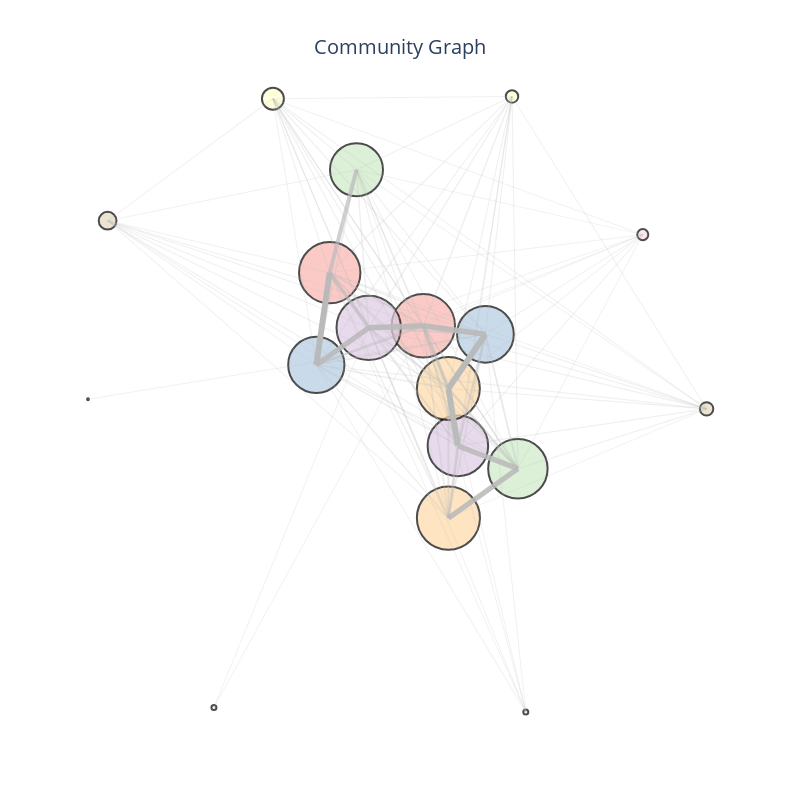

The notebook cell saved with this chart:
### Code cell
import networkx as nx
import numpy as np
import pandas as pd
import plotly.graph_objects as go
from matplotlib.colors import to_hex
import matplotlib.pyplot as plt
from matplotlib import cm
from community import community_louvain
from collections import Counter






interaction_matrix=pd.read_csv('../../data/voting_interaction_matrix.csv', index_col=0)
user_in_interaction_=pd.read_csv('../../data/voting_interaction_matrix.csv')
user_in_interaction=user_in_interaction_.index

# Create a graph from the interaction matrix
# We'll assume a weighted undirected graph where the weight is the voting interaction (1 or 0)
G = nx.Graph()

for user in interaction_matrix.index:
    for admin, vote in interaction_matrix.loc[user].items():
        if vote > 0:  
            G.add_edge(user, admin, weight=vote)

resolution=2
partition = community_louvain.best_partition(G, resolution=resolution)

nx.set_node_attributes(G, partition, "community")


community_sizes = Counter(partition.values()) 
num_communities = len(set(partition.values()))

min_size = 5
small_communities = {community for community, size in community_sizes.items() if size < min_size}
nodes_to_remove = [node for node, community in partition.items() if community in small_communities]
G_filtered = G.copy()
G_filtered.remove_nodes_from(nodes_to_remove)
updated_partition = {node: community for node, community in partition.items() if community not in small_communities}
community_sizes_updated = Counter(updated_partition.values()) 
print("Updated community sizes:", community_sizes_updated)
num_communities_updated = len(set(updated_partition.values()))
print(f"Number of communities detected: {num_communities_updated}")

# treat User Categories ---------------------------------------------------
feature_matrix=pd.read_csv('../../data/all_features_dataframe.csv')
feature_matrix = feature_matrix.drop_duplicates(subset='username', keep='first')

feature_matrix['community'] = feature_matrix['username'].map(updated_partition)
df_melted = feature_matrix.melt(
    id_vars=['username', 'community'],
    value_vars=['categ1', 'categ2', 'categ3', 'categ4'],
    var_name='category_level',
    value_name='category'
).dropna(subset=['category'])  

category_counts = df_melted.groupby(['community', 'category']).size().reset_index(name='count')

community_sizes = feature_matrix.groupby('community').size().reset_index(name='total_users')

category_counts = category_counts.merge(community_sizes, on='community')

category_counts['percentage'] = (category_counts['count'] / category_counts['total_users']) * 100

category_counts = category_counts.sort_values(by=['community', 'percentage'], ascending=[True, False])
top_categories = category_counts.groupby('community').head(3)
 
community_top_categories = top_categories.groupby('community').apply(
    lambda group: "<br>".join(
        [f"{row['category']}: {row['percentage']:.2f}%" for _, row in group.iterrows()]
    )
).to_dict()

admin_scores = feature_matrix.iloc[:, 1]
feature_matrix['admin_score'] = admin_scores

mean_admin_scores = feature_matrix.groupby('community')['admin_score'].mean().to_dict()


# Interactive plot-------------------------------------------------------------------------------
community_sizes = {}
for node, community in updated_partition.items():
    if community not in community_sizes:
        community_sizes[community] = 0
    community_sizes[community] += 1

community_graph = nx.Graph()

for community, size in community_sizes.items():
    community_graph.add_node(community, size=size)

for node1, node2 in G_filtered.edges:
    community1 = updated_partition[node1]
    community2 = updated_partition[node2]
    if community1 != community2:  
        if not community_graph.has_edge(community1, community2):
            community_graph.add_edge(community1, community2, weight=0)
        community_graph[community1][community2]['weight'] += 1

pos = nx.spring_layout(community_graph, k=20, iterations=100)

node_x = []
node_y = []
node_sizes = []
node_text = []
node_ids = []
for node, coords in pos.items():
    node_x.append(coords[0])
    node_y.append(coords[1])
    node_sizes.append(community_graph.nodes[node]['size'] * 10)
    top_category_info = community_top_categories.get(node, "No data available")
    mean_admin_score = mean_admin_scores.get(node, "No score available")
    node_text.append(
        f"Community {node}<br>"
        f"Users: {community_graph.nodes[node]['size']}<br>"
        f"Mean Admin Score: {mean_admin_score:.2f}<br>"
        f"{top_category_info}"
    )
    node_ids.append(node)
node_sizes = np.power(np.log10(node_sizes), 3) - 3

max_weight = max(data['weight'] for _, _, data in community_graph.edges(data=True))
min_weight = min(data['weight'] for _, _, data in community_graph.edges(data=True))

edges = {}
for community1, community2, data in community_graph.edges(data=True):
    x0, y0 = pos[community1]
    x1, y1 = pos[community2]
    weight = data['weight']
    normalized_thickness = 1 + (5 * (weight - min_weight) / (max_weight - min_weight))  
    edges[(community1, community2)] = {
        "x": [x0, x1, None],
        "y": [y0, y1, None],
        "weight": weight,
        "thickness": normalized_thickness
    }


unique_communities = set(updated_partition.values())  
num_communities = len(unique_communities)

community_colors = [to_hex(c) for c in cm.Pastel1(np.linspace(0, 1, num_communities))]

community_color_map = {community: community_colors[i % len(community_colors)] 
                       for i, community in enumerate(unique_communities)}

user_color_map = {node: community_color_map[updated_partition[node]] 
                  for node in G_filtered.nodes}

node_color_map = {node: community_color_map[node] for node in node_ids}



fig = go.Figure()

fig.add_trace(go.Scatter(
    x=node_x,
    y=node_y,
    mode="markers+text",
    marker=dict(
        size=node_sizes,
        color=[node_color_map[node] for node in node_ids],  
        line=dict(width=2, color="black")
    ),
    hovertext=node_text,
    hoverinfo="text",
    customdata=node_ids,
    name="Communities"
))

max_thickness = max(edge_data["thickness"] for edge_data in edges.values())
min_thickness = min(edge_data["thickness"] for edge_data in edges.values())

for (community1, community2), edge_data in edges.items():
    normalized_thickness = (edge_data["thickness"] - min_thickness) / (max_thickness - min_thickness)
    edge_opacity = 0.2 + 0.8 * normalized_thickness
    
    fig.add_trace(go.Scatter(
        x=edge_data["x"],
        y=edge_data["y"],
        mode="lines",
        line=dict(width=edge_data["thickness"], color="#BABABA"),  
        hoverinfo="none",
        name=f"Edge {community1}-{community2}",
        opacity=edge_opacity  
    ))

fig.update_layout(
    plot_bgcolor="white",  
    paper_bgcolor="white",  
    showlegend=False,  
    xaxis=dict(
        showgrid=False,
        zeroline=False,
        showticklabels=False  
    ),
    yaxis=dict(
        showgrid=False,
        zeroline=False,
        showticklabels=False  
    ),
    height=800,
    width=800,
    margin=dict(l=50, r=50, t=50, b=50),  
    title=dict(
        text="Community Graph",  
        font=dict(size=20),  
        x=0.5,  
        y=0.95  
    )
)

fig.show()

### Figure 1 — Plotly figure (JSON) as saved in the notebook; plotly's stock layout.template omitted (floating-point values rounded to 4 significant figures)
{"data": [{"customdata": [13, 1, 2, 3, 4, 5, 6, 7, 8, 9, 10, 11, 12, 14, 17, 18, 22, 31], "hoverinfo": "text", "hovertext": ["Community 13<br>Users: 35<br>Mean Admin Score: 591.20<br>History: 35.29%<br>Geography: 23.53%<br>Culture: 17.65%", "Community 1<br>Users: 1119<br>Mean Admin Score: 640.54<br>History: 27.65%<br>Entertainment: 25.03%<br>Culture: 21.89%", "Community 2<br>Users: 1019<br>Mean Admin Score: 634.60<br>History: 30.14%<br>Culture: 23.56%<br>Technology: 18.90%", "Community 3<br>Users: 811<br>Mean Admin Score: 641.28<br>Entertainment: 23.15%<br>History: 22.41%<br>Culture: 20.00%", "Community 4<br>Users: 792<br>Mean Admin Score: 622.70<br>History: 27.76%<br>Culture: 23.53%<br>Entertainment: 20.04%", "Community 5<br>Users: 927<br>Mean Admin Score: 705.81<br>Entertainment: 24.25%<br>History: 23.19%<br>Culture: 18.37%", "Community 6<br>Users: 670<br>Mean Admin Score: 675.89<br>History: 36.59%<br>Politics: 23.73%<br>Geography: 22.17%", "Community 7<br>Users: 978<br>Mean Admin Score: 654.27<br>History: 24.75%<br>Entertainment: 24.32%<br>Culture: 22.62%", "Community 8<br>Users: 1174<br>Mean Admin Score: 611.49<br>Entertainment: 27.02%<br>History: 25.28%<br>Culture: 22.67%", "Community 9<br>Users: 1098<br>Mean Admin Score: 644.57<br>Entertainment: 24.51%<br>History: 22.54%<br>Culture: 19.40%", "Community 10<br>Users: 1105<br>Mean Admin Score: 737.07<br>History: 23.46%<br>Entertainment: 22.61%<br>People: 20.44%", "Community 11<br>Users: 84<br>Mean Admin Score: 608.54<br>Entertainment: 29.31%<br>Culture: 25.86%<br>History: 25.86%", "Community 12<br>Users: 31<br>Mean Admin Score: 693.40<br>Geography: 42.86%<br>History: 38.10%<br>Culture: 28.57%", "Community 14<br>Users: 56<br>Mean Admin Score: 548.47<br>Technology: 36.17%<br>Entertainment: 25.53%<br>History: 21.28%", "Community 17<br>Users: 26<br>Mean Admin Score: 629.70<br>History: 55.00%<br>Culture: 45.00%<br>Geography: 40.00%", "Community 18<br>Users: 10<br>Mean Admin Score: 569.50<br>Geography: 66.67%<br>Government: 50.00%<br>History: 50.00%", "Community 22<br>Users: 10<br>Mean Admin Score: 413.50<br>Politics: 50.00%<br>Food and drink: 25.00%<br>Government: 25.00%", "Community 31<br>Users: 5<br>Mean Admin Score: 391.00<br>Culture: 50.00%<br>Entertainment: 50.00%<br>Health: 50.00%"], "marker": {"color": ["#e5d8bd", "#fbb4ae", "#fbb4ae", "#b3cde3", "#b3cde3", "#ccebc5", "#ccebc5", "#decbe4", "#decbe4", "#fed9a6", "#fed9a6", "#ffffcc", "#ffffcc", "#e5d8bd", "#fddaec", "#fddaec", "#f2f2f2", "#f2f2f2"], "line": {"color": "black", "width": 2}, "size": [13.47, 63.37, 61.39, 56.73, 56.26, 59.43, 53.01, 60.54, 64.4, 62.97, 63.1, 22.01, 12.46, 17.76, 11.08, 5, 5, 1.904]}, "mode": "markers+text", "name": "Communities", "type": "scatter", "x": [0.9749, 0.07055, -0.2283, 0.2688, -0.2711, 0.3724, -0.1428, 0.1809, -0.1038, 0.1505, 0.1506, -0.4096, 0.3537, -0.9374, 0.7712, 0.3977, -0.598, -1], "y": [-0.1343, 0.09782, 0.2464, 0.07418, -0.01141, -0.3017, 0.5342, -0.2378, 0.09212, -0.07731, -0.4397, 0.7325, 0.7389, 0.3916, 0.3527, -0.9813, -0.9693, -0.1075]}, {"hoverinfo": "none", "line": {"color": "#BABABA", "width": 1.102}, "mode": "lines", "name": "Edge 13-1", "opacity": 0.2163, "type": "scatter", "x": [0.9749, 0.07055, null], "y": [-0.1343, 0.09782, null]}, {"hoverinfo": "none", "line": {"color": "#BABABA", "width": 1.049}, "mode": "lines", "name": "Edge 13-2", "opacity": 0.2079, "type": "scatter", "x": [0.9749, -0.2283, null], "y": [-0.1343, 0.2464, null]}, {"hoverinfo": "none", "line": {"color": "#BABABA", "width": 1.067}, "mode": "lines", "name": "Edge 13-3", "opacity": 0.2107, "type": "scatter", "x": [0.9749, 0.2688, null], "y": [-0.1343, 0.07418, null]}, {"hoverinfo": "none", "line": {"color": "#BABABA", "width": 1.06}, "mode": "lines", "name": "Edge 13-4", "opacity": 0.2096, "type": "scatter", "x": [0.9749, -0.2711, null], "y": [-0.1343, -0.01141, null]}, {"hoverinfo": "none", "line": {"color": "#BABABA", "width": 1.06}, "mode": "lines", "name": "Edge 13-5", "opacity": 0.2096, "type": "scatter", "x": [0.9749, 0.3724, null], "y": [-0.1343, -0.3017, null]}, {"hoverinfo": "none", "line": {"color": "#BABABA", "width": 1.027}, "mode": "lines", "name": "Edge 13-6", "opacity": 0.2043, "type": "scatter", "x": [0.9749, -0.1428, null], "y": [-0.1343, 0.5342, null]}, {"hoverinfo": "none", "line": {"color": "#BABABA", "width": 1.072}, "mode": "lines", "name": "Edge 13-7", "opacity": 0.2115, "type": "scatter", "x": [0.9749, 0.1809, null], "y": [-0.1343, -0.2378, null]}, {"hoverinfo": "none", "line": {"color": "#BABABA", "width": 1.077}, "mode": "lines", "name": "Edge 13-8", "opacity": 0.2124, "type": "scatter", "x": [0.9749, -0.1038, null], "y": [-0.1343, 0.09212, null]}, {"hoverinfo": "none", "line": {"color": "#BABABA", "width": 1.119}, "mode": "lines", "name": "Edge 13-9", "opacity": 0.219, "type": "scatter", "x": [0.9749, 0.1505, null], "y": [-0.1343, -0.07731, null]}, {"hoverinfo": "none", "line": {"color": "#BABABA", "width": 1.056}, "mode": "lines", "name": "Edge 13-10", "opacity": 0.209, "type": "scatter", "x": [0.9749, 0.1506, null], "y": [-0.1343, -0.4397, null]}, {"hoverinfo": "none", "line": {"color": "#BABABA", "width": 1.002}, "mode": "lines", "name": "Edge 13-11", "opacity": 0.2004, "type": "scatter", "x": [0.9749, -0.4096, null], "y": [-0.1343, 0.7325, null]}, {"hoverinfo": "none", "line": {"color": "#BABABA", "width": 1.002}, "mode": "lines", "name": "Edge 13-12", "opacity": 0.2004, "type": "scatter", "x": [0.9749, 0.3537, null], "y": [-0.1343, 0.7389, null]}, {"hoverinfo": "none", "line": {"color": "#BABABA", "width": 5.471}, "mode": "lines", "name": "Edge 1-3", "opacity": 0.9153, "type": "scatter", "x": [0.07055, 0.2688, null], "y": [0.09782, 0.07418, null]}, {"hoverinfo": "none", "line": {"color": "#BABABA", "width": 5.458}, "mode": "lines", "name": "Edge 1-8", "opacity": 0.9133, "type": "scatter", "x": [0.07055, -0.1038, null], "y": [0.09782, 0.09212, null]}, {"hoverinfo": "none", "line": {"color": "#BABABA", "width": 1.097}, "mode": "lines", "name": "Edge 1-14", "opacity": 0.2156, "type": "scatter", "x": [0.07055, -0.9374, null], "y": [0.09782, 0.3916, null]}, {"hoverinfo": "none", "line": {"color": "#BABABA", "width": 1.284}, "mode": "lines", "name": "Edge 1-12", "opacity": 0.2454, "type": "scatter", "x": [0.07055, 0.3537, null], "y": [0.09782, 0.7389, null]}, {"hoverinfo": "none", "line": {"color": "#BABABA", "width": 2.548}, "mode": "lines", "name": "Edge 1-4", "opacity": 0.4476, "type": "scatter", "x": [0.07055, -0.2711, null], "y": [0.09782, -0.01141, null]}, {"hoverinfo": "none", "line": {"color": "#BABABA", "width": 1.55}, "mode": "lines", "name": "Edge 1-10", "opacity": 0.2881, "type": "scatter", "x": [0.07055, 0.1506, null], "y": [0.09782, -0.4397, null]}, {"hoverinfo": "none", "line": {"color": "#BABABA", "width": 3.348}, "mode": "lines", "name": "Edge 1-9", "opacity": 0.5757, "type": "scatter", "x": [0.07055, 0.1505, null], "y": [0.09782, -0.07731, null]}, {"hoverinfo": "none", "line": {"color": "#BABABA", "width": 1.591}, "mode": "lines", "name": "Edge 1-5", "opacity": 0.2946, "type": "scatter", "x": [0.07055, 0.3724, null], "y": [0.09782, -0.3017, null]}, {"hoverinfo": "none", "line": {"color": "#BABABA", "width": 2.057}, "mode": "lines", "name": "Edge 1-2", "opacity": 0.3692, "type": "scatter", "x": [0.07055, -0.2283, null], "y": [0.09782, 0.2464, null]}, {"hoverinfo": "none", "line": {"color": "#BABABA", "width": 1.205}, "mode": "lines", "name": "Edge 1-6", "opacity": 0.2329, "type": "scatter", "x": [0.07055, -0.1428, null], "y": [0.09782, 0.5342, null]}, {"hoverinfo": "none", "line": {"color": "#BABABA", "width": 2.091}, "mode": "lines", "name": "Edge 1-7", "opacity": 0.3746, "type": "scatter", "x": [0.07055, 0.1809, null], "y": [0.09782, -0.2378, null]}, {"hoverinfo": "none", "line": {"color": "#BABABA", "width": 1.219}, "mode": "lines", "name": "Edge 1-11", "opacity": 0.2351, "type": "scatter", "x": [0.07055, -0.4096, null], "y": [0.09782, 0.7325, null]}, {"hoverinfo": "none", "line": {"color": "#BABABA", "width": 1.019}, "mode": "lines", "name": "Edge 1-17", "opacity": 0.203, "type": "scatter", "x": [0.07055, 0.7712, null], "y": [0.09782, 0.3527, null]}, {"hoverinfo": "none", "line": {"color": "#BABABA", "width": 1.012}, "mode": "lines", "name": "Edge 1-18", "opacity": 0.2019, "type": "scatter", "x": [0.07055, 0.3977, null], "y": [0.09782, -0.9813, null]}, {"hoverinfo": "none", "line": {"color": "#BABABA", "width": 1}, "mode": "lines", "name": "Edge 1-22", "opacity": 0.2, "type": "scatter", "x": [0.07055, -0.598, null], "y": [0.09782, -0.9693, null]}, {"hoverinfo": "none", "line": {"color": "#BABABA", "width": 4.017}, "mode": "lines", "name": "Edge 2-6", "opacity": 0.6827, "type": "scatter", "x": [-0.2283, -0.1428, null], "y": [0.2464, 0.5342, null]}, {"hoverinfo": "none", "line": {"color": "#BABABA", "width": 6}, "mode": "lines", "name": "Edge 2-4", "opacity": 1, "type": "scatter", "x": [-0.2283, -0.2711, null], "y": [0.2464, -0.01141, null]}, {"hoverinfo": "none", "line": {"color": "#BABABA", "width": 1.296}, "mode": "lines", "name": "Edge 2-5", "opacity": 0.2473, "type": "scatter", "x": [-0.2283, 0.3724, null], "y": [0.2464, -0.3017, null]}, {"hoverinfo": "none", "line": {"color": "#BABABA", "width": 1.295}, "mode": "lines", "name": "Edge 2-7", "opacity": 0.2471, "type": "scatter", "x": [-0.2283, 0.1809, null], "y": [0.2464, -0.2378, null]}, {"hoverinfo": "none", "line": {"color": "#BABABA", "width": 3.502}, "mode": "lines", "name": "Edge 2-8", "opacity": 0.6003, "type": "scatter", "x": [-0.2283, -0.1038, null], "y": [0.2464, 0.09212, null]}, {"hoverinfo": "none", "line": {"color": "#BABABA", "width": 1.478}, "mode": "lines", "name": "Edge 2-9", "opacity": 0.2764, "type": "scatter", "x": [-0.2283, 0.1505, null], "y": [0.2464, -0.07731, null]}, {"hoverinfo": "none", "line": {"color": "#BABABA", "width": 1.238}, "mode": "lines", "name": "Edge 2-10", "opacity": 0.2381, "type": "scatter", "x": [-0.2283, 0.1506, null], "y": [0.2464, -0.4397, null]}, {"hoverinfo": "none", "line": {"color": "#BABABA", "width": 1.357}, "mode": "lines", "name": "Edge 2-3", "opacity": 0.2571, "type": "scatter", "x": [-0.2283, 0.2688, null], "y": [0.2464, 0.07418, null]}, {"hoverinfo": "none", "line": {"color": "#BABABA", "width": 1.127}, "mode": "lines", "name": "Edge 2-11", "opacity": 0.2203, "type": "scatter", "x": [-0.2283, -0.4096, null], "y": [0.2464, 0.7325, null]}, {"hoverinfo": "none", "line": {"color": "#BABABA", "width": 1.092}, "mode": "lines", "name": "Edge 2-12", "opacity": 0.2146, "type": "scatter", "x": [-0.2283, 0.3537, null], "y": [0.2464, 0.7389, null]}, {"hoverinfo": "none", "line": {"color": "#BABABA", "width": 1.031}, "mode": "lines", "name": "Edge 2-14", "opacity": 0.2049, "type": "scatter", "x": [-0.2283, -0.9374, null], "y": [0.2464, 0.3916, null]}, {"hoverinfo": "none", "line": {"color": "#BABABA", "width": 1.004}, "mode": "lines", "name": "Edge 2-17", "opacity": 0.2006, "type": "scatter", "x": [-0.2283, 0.7712, null], "y": [0.2464, 0.3527, null]}, {"hoverinfo": "none", "line": {"color": "#BABABA", "width": 1.002}, "mode": "lines", "name": "Edge 2-18", "opacity": 0.2004, "type": "scatter", "x": [-0.2283, 0.3977, null], "y": [0.2464, -0.9813, null]}, {"hoverinfo": "none", "line": {"color": "#BABABA", "width": 5.981}, "mode": "lines", "name": "Edge 3-9", "opacity": 0.997, "type": "scatter", "x": [0.2688, 0.1505, null], "y": [0.07418, -0.07731, null]}, {"hoverinfo": "none", "line": {"color": "#BABABA", "width": 1.088}, "mode": "lines", "name": "Edge 3-14", "opacity": 0.2141, "type": "scatter", "x": [0.2688, -0.9374, null], "y": [0.07418, 0.3916, null]}, {"hoverinfo": "none", "line": {"color": "#BABABA", "width": 2.314}, "mode": "lines", "name": "Edge 3-8", "opacity": 0.4103, "type": "scatter", "x": [0.2688, -0.1038, null], "y": [0.07418, 0.09212, null]}, {"hoverinfo": "none", "line": {"color": "#BABABA", "width": 1.651}, "mode": "lines", "name": "Edge 3-4", "opacity": 0.3042, "type": "scatter", "x": [0.2688, -0.2711, null], "y": [0.07418, -0.01141, null]}, {"hoverinfo": "none", "line": {"color": "#BABABA", "width": 2.391}, "mode": "lines", "name": "Edge 3-7", "opacity": 0.4225, "type": "scatter", "x": [0.2688, 0.1809, null], "y": [0.07418, -0.2378, null]}, {"hoverinfo": "none", "line": {"color": "#BABABA", "width": 1.736}, "mode": "lines", "name": "Edge 3-5", "opacity": 0.3177, "type": "scatter", "x": [0.2688, 0.3724, null], "y": [0.07418, -0.3017, null]}, {"hoverinfo": "none", "line": {"color": "#BABABA", "width": 1.59}, "mode": "lines", "name": "Edge 3-10", "opacity": 0.2944, "type": "scatter", "x": [0.2688, 0.1506, null], "y": [0.07418, -0.4397, null]}, {"hoverinfo": "none", "line": {"color": "#BABABA", "width": 1.122}, "mode": "lines", "name": "Edge 3-11", "opacity": 0.2195, "type": "scatter", "x": [0.2688, -0.4096, null], "y": [0.07418, 0.7325, null]}, {"hoverinfo": "none", "line": {"color": "#BABABA", "width": 1.067}, "mode": "lines", "name": "Edge 3-12", "opacity": 0.2107, "type": "scatter", "x": [0.2688, 0.3537, null], "y": [0.07418, 0.7389, null]}, {"hoverinfo": "none", "line": {"color": "#BABABA", "width": 1.092}, "mode": "lines", "name": "Edge 3-6", "opacity": 0.2146, "type": "scatter", "x": [0.2688, -0.1428, null], "y": [0.07418, 0.5342, null]}, {"hoverinfo": "none", "line": {"color": "#BABABA", "width": 1.009}, "mode": "lines", "name": "Edge 3-17", "opacity": 0.2015, "type": "scatter", "x": [0.2688, 0.7712, null], "y": [0.07418, 0.3527, null]}, {"hoverinfo": "none", "line": {"color": "#BABABA", "width": 1}, "mode": "lines", "name": "Edge 3-31", "opacity": 0.2, "type": "scatter", "x": [0.2688, -1, null], "y": [0.07418, -0.1075, null]}, {"hoverinfo": "none", "line": {"color": "#BABABA", "width": 1.001}, "mode": "lines", "name": "Edge 3-18", "opacity": 0.2002, "type": "scatter", "x": [0.2688, 0.3977, null], "y": [0.07418, -0.9813, null]}, {"hoverinfo": "none", "line": {"color": "#BABABA", "width": 5.229}, "mode": "lines", "name": "Edge 4-8", "opacity": 0.8766, "type": "scatter", "x": [-0.2711, -0.1038, null], "y": [-0.01141, 0.09212, null]}, {"hoverinfo": "none", "line": {"color": "#BABABA", "width": 1.338}, "mode": "lines", "name": "Edge 4-10", "opacity": 0.2541, "type": "scatter", "x": [-0.2711, 0.1506, null], "y": [-0.01141, -0.4397, null]}, {"hoverinfo": "none", "line": {"color": "#BABABA", "width": 1.391}, "mode": "lines", "name": "Edge 4-6", "opacity": 0.2625, "type": "scatter", "x": [-0.2711, -0.1428, null], "y": [-0.01141, 0.5342, null]}, {"hoverinfo": "none", "line": {"color": "#BABABA", "width": 1.057}, "mode": "lines", "name": "Edge 4-11", "opacity": 0.2092, "type": "scatter", "x": [-0.2711, -0.4096, null], "y": [-0.01141, 0.7325, null]}, {"hoverinfo": "none", "line": {"color": "#BABABA", "width": 1.198}, "mode": "lines", "name": "Edge 4-5", "opacity": 0.2317, "type": "scatter", "x": [-0.2711, 0.3724, null], "y": [-0.01141, -0.3017, null]}, {"hoverinfo": "none", "line": {"color": "#BABABA", "width": 1.433}, "mode": "lines", "name": "Edge 4-9", "opacity": 0.2693, "type": "scatter", "x": [-0.2711, 0.1505, null], "y": [-0.01141, -0.07731, null]}, {"hoverinfo": "none", "line": {"color": "#BABABA", "width": 1.261}, "mode": "lines", "name": "Edge 4-7", "opacity": 0.2417, "type": "scatter", "x": [-0.2711, 0.1809, null], "y": [-0.01141, -0.2378, null]}, {"hoverinfo": "none", "line": {"color": "#BABABA", "width": 1.032}, "mode": "lines", "name": "Edge 4-14", "opacity": 0.2051, "type": "scatter", "x": [-0.2711, -0.9374, null], "y": [-0.01141, 0.3916, null]}, {"hoverinfo": "none", "line": {"color": "#BABABA", "width": 1.072}, "mode": "lines", "name": "Edge 4-12", "opacity": 0.2115, "type": "scatter", "x": [-0.2711, 0.3537, null], "y": [-0.01141, 0.7389, null]}, {"hoverinfo": "none", "line": {"color": "#BABABA", "width": 1.007}, "mode": "lines", "name": "Edge 4-17", "opacity": 0.2011, "type": "scatter", "x": [-0.2711, 0.7712, null], "y": [-0.01141, 0.3527, null]}, {"hoverinfo": "none", "line": {"color": "#BABABA", "width": 1.005}, "mode": "lines", "name": "Edge 4-18", "opacity": 0.2008, "type": "scatter", "x": [-0.2711, 0.3977, null], "y": [-0.01141, -0.9813, null]}, {"hoverinfo": "none", "line": {"color": "#BABABA", "width": 5.159}, "mode": "lines", "name": "Edge 5-7", "opacity": 0.8654, "type": "scatter", "x": [0.3724, 0.1809, null], "y": [-0.3017, -0.2378, null]}, {"hoverinfo": "none", "line": {"color": "#BABABA", "width": 5.217}, "mode": "lines", "name": "Edge 5-10", "opacity": 0.8748, "type": "scatter", "x": [0.3724, 0.1506, null], "y": [-0.3017, -0.4397, null]}, {"hoverinfo": "none", "line": {"color": "#BABABA", "width": 2.457}, "mode": "lines", "name": "Edge 5-9", "opacity": 0.4332, "type": "scatter", "x": [0.3724, 0.1505, null], "y": [-0.3017, -0.07731, null]}, {"hoverinfo": "none", "line": {"color": "#BABABA", "width": 1.101}, "mode": "lines", "name": "Edge 5-12", "opacity": 0.2161, "type": "scatter", "x": [0.3724, 0.3537, null], "y": [-0.3017, 0.7389, null]}, {"hoverinfo": "none", "line": {"color": "#BABABA", "width": 1.245}, "mode": "lines", "name": "Edge 5-8", "opacity": 0.2392, "type": "scatter", "x": [0.3724, -0.1038, null], "y": [-0.3017, 0.09212, null]}, {"hoverinfo": "none", "line": {"color": "#BABABA", "width": 1.076}, "mode": "lines", "name": "Edge 5-11", "opacity": 0.2122, "type": "scatter", "x": [0.3724, -0.4096, null], "y": [-0.3017, 0.7325, null]}, {"hoverinfo": "none", "line": {"color": "#BABABA", "width": 1.054}, "mode": "lines", "name": "Edge 5-6", "opacity": 0.2086, "type": "scatter", "x": [0.3724, -0.1428, null], "y": [-0.3017, 0.5342, null]}, {"hoverinfo": "none", "line": {"color": "#BABABA", "width": 1.013}, "mode": "lines", "name": "Edge 5-14", "opacity": 0.2021, "type": "scatter", "x": [0.3724, -0.9374, null], "y": [-0.3017, 0.3916, null]}, {"hoverinfo": "none", "line": {"color": "#BABABA", "width": 1.002}, "mode": "lines", "name": "Edge 5-17", "opacity": 0.2004, "type": "scatter", "x": [0.3724, 0.7712, null], "y": [-0.3017, 0.3527, null]}, {"hoverinfo": "none", "line": {"color": "#BABABA", "width": 1.326}, "mode": "lines", "name": "Edge 6-8", "opacity": 0.2522, "type": "scatter", "x": [-0.1428, -0.1038, null], "y": [0.5342, 0.09212, null]}, {"hoverinfo": "none", "line": {"color": "#BABABA", "width": 1.116}, "mode": "lines", "name": "Edge 6-9", "opacity": 0.2186, "type": "scatter", "x": [-0.1428, 0.1505, null], "y": [0.5342, -0.07731, null]}, {"hoverinfo": "none", "line": {"color": "#BABABA", "width": 1.101}, "mode": "lines", "name": "Edge 6-7", "opacity": 0.2161, "type": "scatter", "x": [-0.1428, 0.1809, null], "y": [0.5342, -0.2378, null]}, {"hoverinfo": "none", "line": {"color": "#BABABA", "width": 1.084}, "mode": "lines", "name": "Edge 6-11", "opacity": 0.2135, "type": "scatter", "x": [-0.1428, -0.4096, null], "y": [0.5342, 0.7325, null]}, {"hoverinfo": "none", "line": {"color": "#BABABA", "width": 1.008}, "mode": "lines", "name": "Edge 6-12", "opacity": 0.2013, "type": "scatter", "x": [-0.1428, 0.3537, null], "y": [0.5342, 0.7389, null]}, {"hoverinfo": "none", "line": {"color": "#BABABA", "width": 1.093}, "mode": "lines", "name": "Edge 6-10", "opacity": 0.2148, "type": "scatter", "x": [-0.1428, 0.1506, null], "y": [0.5342, -0.4397, null]}, {"hoverinfo": "none", "line": {"color": "#BABABA", "width": 1.006}, "mode": "lines", "name": "Edge 6-14", "opacity": 0.2009, "type": "scatter", "x": [-0.1428, -0.9374, null], "y": [0.5342, 0.3916, null]}, {"hoverinfo": "none", "line": {"color": "#BABABA", "width": 1.004}, "mode": "lines", "name": "Edge 6-17", "opacity": 0.2006, "type": "scatter", "x": [-0.1428, 0.7712, null], "y": [0.5342, 0.3527, null]}, {"hoverinfo": "none", "line": {"color": "#BABABA", "width": 2.604}, "mode": "lines", "name": "Edge 7-10", "opacity": 0.4567, "type": "scatter", "x": [0.1809, 0.1506, null], "y": [-0.2378, -0.4397, null]}, {"hoverinfo": "none", "line": {"color": "#BABABA", "width": 5.893}, "mode": "lines", "name": "Edge 7-9", "opacity": 0.9829, "type": "scatter", "x": [0.1809, 0.1505, null], "y": [-0.2378, -0.07731, null]}, {"hoverinfo": "none", "line": {"color": "#BABABA", "width": 1.089}, "mode": "lines", "name": "Edge 7-12", "opacity": 0.2143, "type": "scatter", "x": [0.1809, 0.3537, null], "y": [-0.2378, 0.7389, null]}, {"hoverinfo": "none", "line": {"color": "#BABABA", "width": 1.387}, "mode": "lines", "name": "Edge 7-8", "opacity": 0.262, "type": "scatter", "x": [0.1809, -0.1038, null], "y": [-0.2378, 0.09212, null]}, {"hoverinfo": "none", "line": {"color": "#BABABA", "width": 1.124}, "mode": "lines", "name": "Edge 7-11", "opacity": 0.2199, "type": "scatter", "x": [0.1809, -0.4096, null], "y": [-0.2378, 0.7325, null]}, {"hoverinfo": "none", "line": {"color": "#BABABA", "width": 1.018}, "mode": "lines", "name": "Edge 7-14", "opacity": 0.2028, "type": "scatter", "x": [0.1809, -0.9374, null], "y": [-0.2378, 0.3916, null]}, {"hoverinfo": "none", "line": {"color": "#BABABA", "width": 1.009}, "mode": "lines", "name": "Edge 7-17", "opacity": 0.2015, "type": "scatter", "x": [0.1809, 0.7712, null], "y": [-0.2378, 0.3527, null]}, {"hoverinfo": "none", "line": {"color": "#BABABA", "width": 1.228}, "mode": "lines", "name": "Edge 8-12", "opacity": 0.2364, "type": "scatter", "x": [-0.1038, 0.3537, null], "y": [0.09212, 0.7389, null]}, {"hoverinfo": "none", "line": {"color": "#BABABA", "width": 2.046}, "mode": "lines", "name": "Edge 8-9", "opacity": 0.3673, "type": "scatter", "x": [-0.1038, 0.1505, null], "y": [0.09212, -0.07731, null]}, {"hoverinfo": "none", "line": {"color": "#BABABA", "width": 1.065}, "mode": "lines", "name": "Edge 8-14", "opacity": 0.2103, "type": "scatter", "x": [-0.1038, -0.9374, null], "y": [0.09212, 0.3916, null]}, {"hoverinfo": "none", "line": {"color": "#BABABA", "width": 1.178}, "mode": "lines", "name": "Edge 8-10", "opacity": 0.2285, "type": "scatter", "x": [-0.1038, 0.1506, null], "y": [0.09212, -0.4397, null]}, {"hoverinfo": "none", "line": {"color": "#BABABA", "width": 1.134}, "mode": "lines", "name": "Edge 8-11", "opacity": 0.2214, "type": "scatter", "x": [-0.1038, -0.4096, null], "y": [0.09212, 0.7325, null]}, {"hoverinfo": "none", "line": {"color": "#BABABA", "width": 1.015}, "mode": "lines", "name": "Edge 8-17", "opacity": 0.2024, "type": "scatter", "x": [-0.1038, 0.7712, null], "y": [0.09212, 0.3527, null]}, {"hoverinfo": "none", "line": {"color": "#BABABA", "width": 1.005}, "mode": "lines", "name": "Edge 8-18", "opacity": 0.2008, "type": "scatter", "x": [-0.1038, 0.3977, null], "y": [0.09212, -0.9813, null]}, {"hoverinfo": "none", "line": {"color": "#BABABA", "width": 1}, "mode": "lines", "name": "Edge 8-22", "opacity": 0.2, "type": "scatter", "x": [-0.1038, -0.598, null], "y": [0.09212, -0.9693, null]}, {"hoverinfo": "none", "line": {"color": "#BABABA", "width": 1.191}, "mode": "lines", "name": "Edge 9-11", "opacity": 0.2306, "type": "scatter", "x": [0.1505, -0.4096, null], "y": [-0.07731, 0.7325, null]}, {"hoverinfo": "none", "line": {"color": "#BABABA", "width": 1.942}, "mode": "lines", "name": "Edge 9-10", "opacity": 0.3508, "type": "scatter", "x": [0.1505, 0.1506, null], "y": [-0.07731, -0.4397, null]}, {"hoverinfo": "none", "line": {"color": "#BABABA", "width": 1.074}, "mode": "lines", "name": "Edge 9-12", "opacity": 0.2118, "type": "scatter", "x": [0.1505, 0.3537, null], "y": [-0.07731, 0.7389, null]}, {"hoverinfo": "none", "line": {"color": "#BABABA", "width": 1.074}, "mode": "lines", "name": "Edge 9-14", "opacity": 0.2118, "type": "scatter", "x": [0.1505, -0.9374, null], "y": [-0.07731, 0.3916, null]}, {"hoverinfo": "none", "line": {"color": "#BABABA", "width": 1.028}, "mode": "lines", "name": "Edge 9-17", "opacity": 0.2045, "type": "scatter", "x": [0.1505, 0.7712, null], "y": [-0.07731, 0.3527, null]}, {"hoverinfo": "none", "line": {"color": "#BABABA", "width": 1}, "mode": "lines", "name": "Edge 9-18", "opacity": 0.2, "type": "scatter", "x": [0.1505, 0.3977, null], "y": [-0.07731, -0.9813, null]}, {"hoverinfo": "none", "line": {"color": "#BABABA", "width": 1.097}, "mode": "lines", "name": "Edge 10-12", "opacity": 0.2156, "type": "scatter", "x": [0.1506, 0.3537, null], "y": [-0.4397, 0.7389, null]}, {"hoverinfo": "none", "line": {"color": "#BABABA", "width": 1.038}, "mode": "lines", "name": "Edge 10-11", "opacity": 0.206, "type": "scatter", "x": [0.1506, -0.4096, null], "y": [-0.4397, 0.7325, null]}, {"hoverinfo": "none", "line": {"color": "#BABABA", "width": 1.006}, "mode": "lines", "name": "Edge 10-14", "opacity": 0.2009, "type": "scatter", "x": [0.1506, -0.9374, null], "y": [-0.4397, 0.3916, null]}, {"hoverinfo": "none", "line": {"color": "#BABABA", "width": 1.001}, "mode": "lines", "name": "Edge 11-14", "opacity": 0.2002, "type": "scatter", "x": [-0.4096, -0.9374, null], "y": [0.7325, 0.3916, null]}, {"hoverinfo": "none", "line": {"color": "#BABABA", "width": 1}, "mode": "lines", "name": "Edge 11-17", "opacity": 0.2, "type": "scatter", "x": [-0.4096, 0.7712, null], "y": [0.7325, 0.3527, null]}, {"hoverinfo": "none", "line": {"color": "#BABABA", "width": 1}, "mode": "lines", "name": "Edge 11-12", "opacity": 0.2, "type": "scatter", "x": [-0.4096, 0.3537, null], "y": [0.7325, 0.7389, null]}], "layout": {"height": 800, "margin": {"b": 50, "l": 50, "r": 50, "t": 50}, "paper_bgcolor": "white", "plot_bgcolor": "white", "showlegend": false, "title": {"font": {"size": 20}, "text": "Community Graph", "x": 0.5, "y": 0.95}, "width": 800, "xaxis": {"showgrid": false, "showticklabels": false, "zeroline": false}, "yaxis": {"showgrid": false, "showticklabels": false, "zeroline": false}}}
